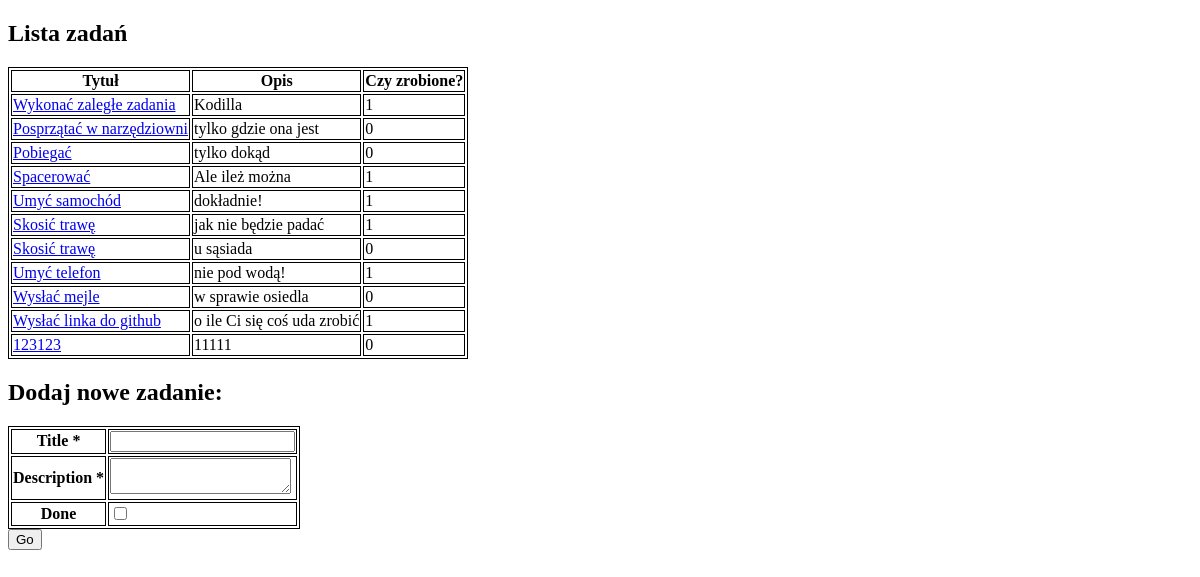
Page /todos/ on the earlier database version.
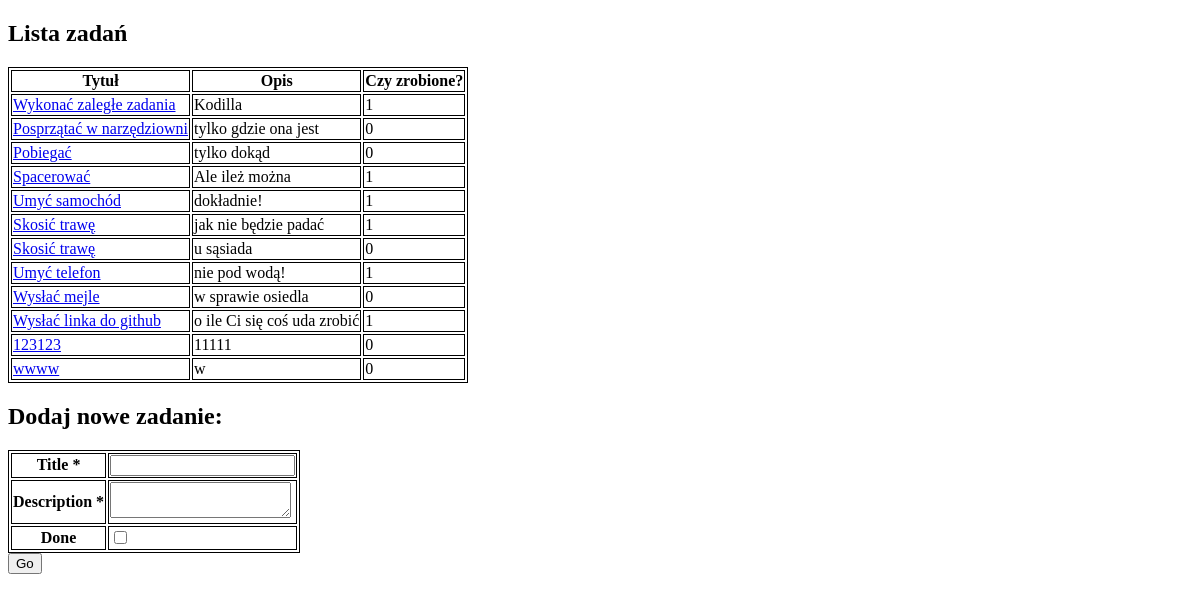
Same page on the later database version.
### tables this page shows
CREATE TABLE "todos" (
	"id"	INTEGER,
	"title"	TEXT NOT NULL,
	"description"	TEXT,
	"done"	INTEGER,
	PRIMARY KEY("id" AUTOINCREMENT)
);

### app.py (the view)
@app.route("/todos/", methods=["GET", "POST"])
def todos_list():
    form = TodoForm()
    error = ""
    if request.method == "POST":
        if form.validate_on_submit():
            todos.create(form.data)
        return redirect(url_for("todos_list"))
    return render_template("todos.html", form=form, todos=todos.select_all(), error=error)

### forms.py
class TodoForm(FlaskForm):
    title = StringField('Title', validators=[DataRequired()])
    description = TextAreaField('Description', validators=[DataRequired()])
    done = BooleanField('Done')

### TodosSQLite.py (called while the page is built)
    def cursor(self):
        self.conn = self.create_connection(self.db_file)
        return self.conn.cursor()

    def create_connection(self, db_file):
        conn = None
        try:
            conn = sqlite3.connect(db_file)
            logging.info("Successfully Connected to SQLite")
            return conn
        except Error as e:
            logging.error("Technical problem: %s" % e)
        return conn

    def select_all(self):
        cur = self.cursor()
        cur.execute("SELECT * FROM todos")
        rows = cur.fetchall()
        cur.close()
        return rows

### templates/todos.html (shortened to what this page needs)
<!DOCTYPE html>
<html lang="en">
<head>
</head>
<h2>Lista zadań</h2>
<table>
    <thead>
        <th>Tytuł</th>
        <th>Opis</th>
        <th>Czy zrobione?</th>
    </thead>
    {% for todo in todos %}
    <tr>
        <td><a href="/todos/{{ loop.index }}">{{ todo[1] }}</a></td>
        <td>{{ todo[2] }}</td>
        <td>{{ todo[3] }}</td>
    </tr>
    {% endfor %}
</table>
<div>
    <h2> Dodaj nowe zadanie: </h2>
    <form method="POST" action="/todos/">
        <table>
            {% for field in form if field.widget.input_type != 'hidden' %}
            <tr>
                <th>{{ field.label }} {% if field.flags.required %}*{% endif %}</th>
                <td>{{ field }}</td>
            </tr>
            {% endfor %}
        </table>
        <input type="submit" value="Go">
    </form>
</div>
</body>
</html>

### templates/todos.html (style rules this page uses)
table, th, tr, td { border: 1px solid black; }

Differences in the rows shown:
added todos: title "wwww", description "w", done "0"
